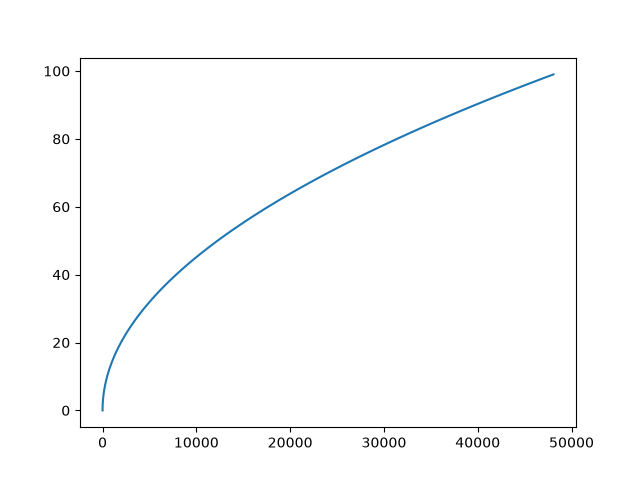

Reproduce this figure in Python.
import matplotlib.pyplot as plt
import numpy as np
import matplotlib
matplotlib.use('Agg')

G = 9.81
H = 1000  # meters


# s=ut + 0.5a(t^2)
# Should just need this tbh

def calculate_position(time: float):
    # time in seconds
    dis = 0.5*G*(time**2)
    return dis  # How much of the 1000 meters it has fallen


def loop():
    # How tf do I verify this??
    for i in range(100):
        print(f"Position at {i} seconds: {calculate_position(i)}")
        input()


def plotter():
    # How tf do I verify this??
    x = []
    y = []
    for i in range(100):
        # print(f"Position at {i} seconds: {calculate_position(i)}")
        x.append(calculate_position(i))
        y.append(i)

    plt.plot(x, y)
    plt.savefig('ball.png')


def time():
    import math
    t = math.sqrt(2 * 1000 / 9.81)
    print(t)
    print(calculate_position(t))


def main():
    print(calculate_position(14.27))


if __name__ == "__main__":
    plotter()
